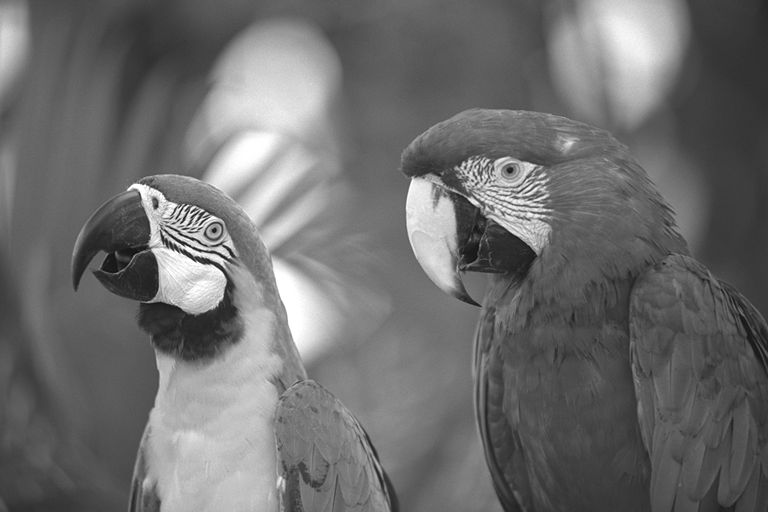
#> input picture grayscale.png, 768 x 512 px
$ jupyter execute --allow-errors mathplotlib_practice.ipynb
#> lines starting #> are read from the running program, lines starting #| are printed output that depends on the picture
[cell 1]
import matplotlib.pyplot as plt
import numpy as np
import pandas as pd

Basic Graph

[cell 2]
plt.plot([1,2,3],[2,4,6])

[cell 3]
x = [0,1,2,3,4]
y = [0,2,4,6,8]

#resize your graph (dpi specifies the resolution per inch)
plt.figure(figsize=(4, 3), dpi=300)  # Set figure size and resolution


# plt.plot(x, y,label='2x',color ='red',linewidth=2, linestyle='--', marker='o', markersize=8,markeredgecolor='blue')

#shortend notation for line number one
plt.plot(x, y,'b.--',label='2x')


#line number two
#select interval we want to plot point at
x2 = np.arange(0,4.5,0.5)
#plot the first 6 points with solid line and the rest with dashed line
plt.plot(x2[:6],x2[:6]**2, label='x^2', color='green', linewidth=2, linestyle='-')
plt.plot(x2[5:],x2[5:]**2, color='green', linewidth=2, linestyle='--')


plt.title('My First Plot!',fontdict={'fontname': 'Comic Sans MS', 'fontsize': 14, 'color': 'blue'})
plt.xlabel('X-axis ',fontdict={'fontname': 'Comic Sans MS', 'fontsize': 14, 'color': 'blue'})
plt.ylabel('Y-axis ',fontdict={'fontname': 'Arial', 'fontsize': 14, })

plt.xticks([0, 1, 2, 3, 4], ['zero', 'one', 'two', 'three', 'four'], rotation=45)
plt.yticks([0, 2, 4, 6, 8,10])

plt.legend()
# save the figure(dpi 300 is good for printing)
plt.savefig('my_first_plot.png', dpi=300, bbox_inches='tight')  # Save the figure with high resolution


plt.show()

Bar Chart

[cell 4]
labels = ['A','B','C','D']
values = [10, 20, 15, 25]
bars = plt.bar(labels, values, color='orange', edgecolor='black')

patterns = ['/', 'o', 'x', '\\']  # Define hatch patterns for each bar
for bar in bars:
    bar.set_hatch(patterns.pop(0))  # Assign a unique hatch pattern to each bar

# bars[0].set_hatch('/')  # Set hatch for the first bar
# bars[1].set_hatch('o')  # Set hatch for the second bar
# bars[2].set_hatch('x')  # Set hatch for the third bar


plt.figure(figsize=(6, 4), dpi=300)  # Set figure size and resolution for bar chart


plt.show
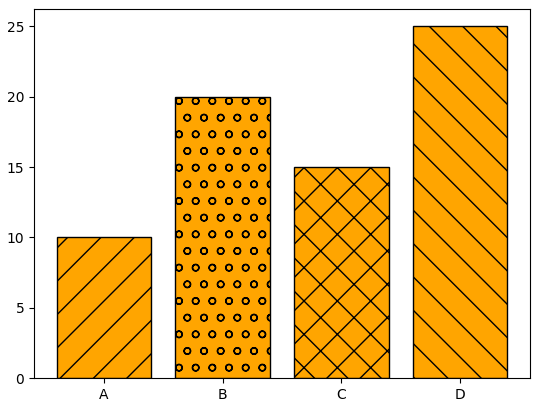
#> figure drawn by matplotlib, 1 panel; tallest bar 25 high, from x = 2.6 to 3.4

#> (a cell that did not finish here is left out)

#> (a cell that did not finish here is left out)

Histograms

[cell 7]
bins =[40,50,60,70,80,90,100]


#> (the rest of this cell did not finish here and is left out)

#> (a cell that did not finish here is left out)

#> (a cell that did not finish here is left out)

#> (a cell that did not finish here is left out)

#> (a cell that did not finish here is left out)

#> (a cell that did not finish here is left out)

#> (a cell that did not finish here is left out)

#> (a cell that did not finish here is left out)

[cell 15]
import pandas as pd
import matplotlib.pyplot as plt
s = pd.Series([1, 2, 3, 4, 5], index=['a', 'b', 'c', 'd', 'e'])
print(s)
s.plot(kind='bar', color='skyblue', edgecolor='black')
plt.title('Sample Bar Plot', fontdict={'fontname': 'Arial', 'fontsize': 14, 'color': 'black','fontweight': 'bold'})
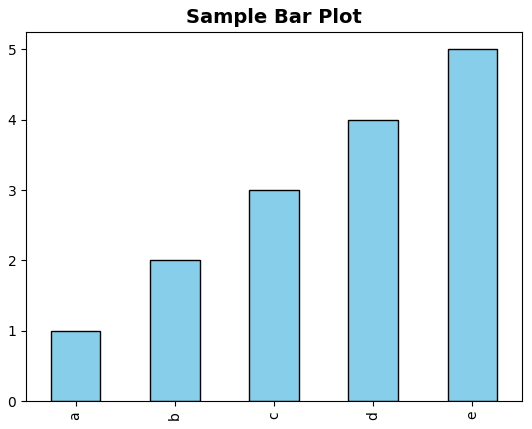
#> figure drawn by matplotlib, 1 panel; tallest bar 5 high, from x = 3.75 to 4.25

[cell 16]
import numpy as np
linspace = np.linspace(0, 1, 5) # 5 numbers from 0 to 1 (incl
print('linspace:', linspace)

[cell 17]
arr_2d = np.array([[1, 2, 3], [4, 5, 6]])
print('Column-wise min:', np.min(arr_2d, axis=0))
print('Column-wise max:', np.max(arr_2d, axis=0))
print('Column-wise mean:', np.mean(arr_2d, axis=0))
print('Column-wise std:', np.std(arr_2d, axis=0))
print('Row-wise min:', np.min(arr_2d, axis=1))
print('Row-wise max:', np.max(arr_2d, axis=1))
print('Row-wise mean:', np.mean(arr_2d, axis=1))
print('Row-wise std:', np.std(arr_2d, axis=1))

[cell 18]
data = {
    'Name': ['Alice', 'Bob', 'Charlie'],
    'Age': [25, 30, 35],
    'Salary': [50000, 60000, 70000]
}
df = pd.DataFrame(data)
print(df)

[cell 19]
# First DataFrame: Employee info
df1 = pd.DataFrame({
    'EmpID': [1, 2, 3, 4],
    'Name': ['Alice', 'Bob', 'Charlie', 'David']
})

# Second DataFrame: Department info
df2 = pd.DataFrame({
    'EmpID': [2, 3, 4, 5],
    'Department': ['HR', 'Finance', 'IT', 'Marketing']
})

combined_df=pd.concat([df1, df2])
print(combined_df)

[cell 20]
result = pd.merge(df1, df2, how='inner', on='EmpID')
print(result)

[cell 21]
matrix = np.array([[1, 2, 3, 4], [5, 6, 7, 8], [9, 10, 11, 12], [13, 14, 15, 16]])
print('max of matrix', np.max(matrix))
print('min of mstrix',np.min(matrix))
print('row wis avg',np.mean(matrix,axis=1))
print('col wise avg',np.mean(matrix,axis=0))
print('Transpose 0f matricx:\n',matrix.T)
print('determinat of matrix\n',np.linalg.det(matrix))
#inverse of matrix
try:
    print('inverse\n',np.linalg.inv(matrix))
except np.linalg.LinAlgError as e:
    print("Matrix is singular and cannot be inverted:", e)


# print('adjoint of matrix\n',np.linalg.inv(matrix).T * np.linalg.det(matrix))

print('primary diagonal of matrix:',np.diag(matrix))

[cell 22]
# Secondary diagonal elements (matrix must be square)
print('Secondary diagonal:', np.diag(np.fliplr(matrix)))
print(matrix)

[cell 23]
 #Matrix with only secondary diagonal elements (matrix must be square)
secondary_diag_matrix = matrix * np.fliplr(np.eye(matrix.shape[0]))
print('Secondary diagonal matrix:\n', secondary_diag_matrix)

[cell 24]
# 10. Matrix with primary diagonal set to 0 (matrix must be square)
mat_no_diag = matrix * (1 - np.eye(matrix.shape[0]))
print('Primary diagonal set to 0:\n', mat_no_diag)

[cell 25]
# 11. Elements greater than row average kept, others set to 0
row_avg = np.mean(matrix, axis=1, keepdims=True)
gt_avg = np.where(matrix > row_avg, matrix, 0)
print('Elements > row avg:\n', gt_avg)

[cell 26]
# 12. Upper triangular part (including diagonal)
print('Upper triangular:\n', np.triu(matrix))
# 13. Lower triangular part (including diagonal)
print('Lower triangular:\n', np.tril(matrix))
# 14. Replace all even numbers with 0
even_zero = np.where(matrix % 2 == 0, 0, matrix)
print('Even numbers replaced with 0:\n', even_zero)

[cell 27]
import numpy as np
import matplotlib.pyplot as plt

# Load the grayscale image
image = plt.imread('grayscale.png')  # Use the correct filename if different
#> image is the input picture: shape (512, 768) float32; min 0.0588, max 1, mean 0.43
print('Image shape:', image.shape)
#| Image shape: (512, 768)

# 1. Transpose the array and display it
transposed = np.transpose(image)
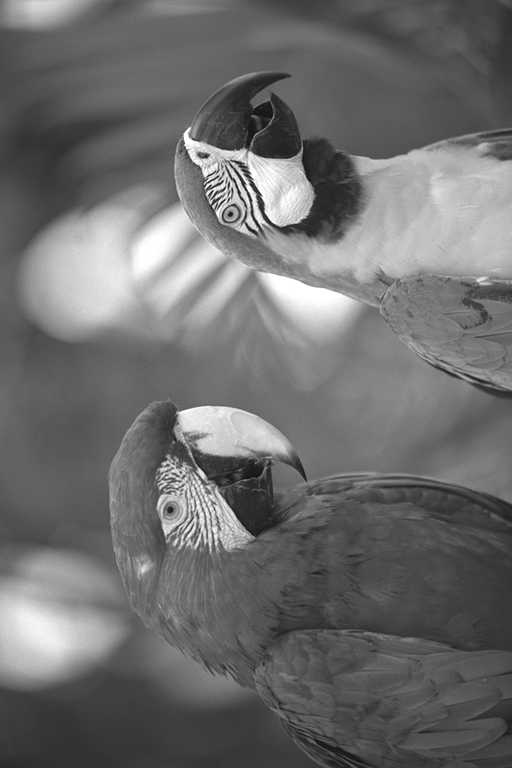
#> transposed: shape (768, 512) float32; min 0.0588, max 1, mean 0.43
plt.imshow(transposed, cmap='gray')
plt.title('Transposed Grayscale Image')
plt.show()


# 2. Move the top half to the bottom and the bottom half to the top, then display
h = image.shape[0] // 2
#> h = 256
swapped = image.copy()
swapped[:h] = image[h:]
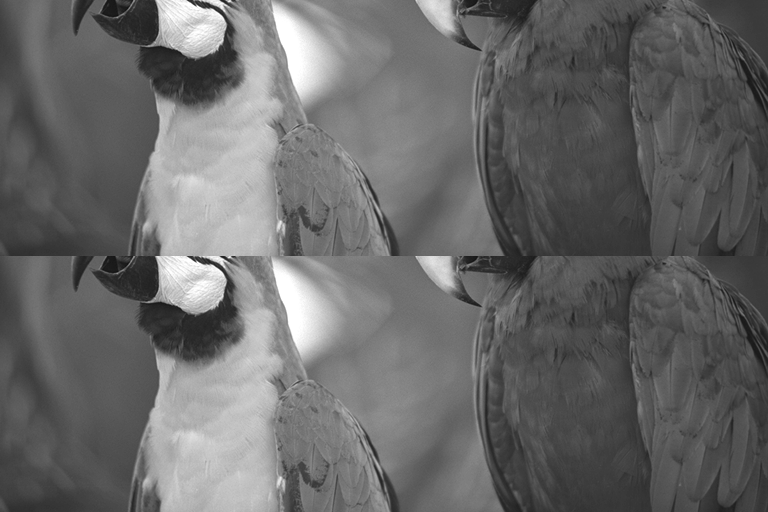
#> swapped: shape (512, 768) float32; min 0.0667, max 1, mean 0.411
swapped[h:] = image[:h]
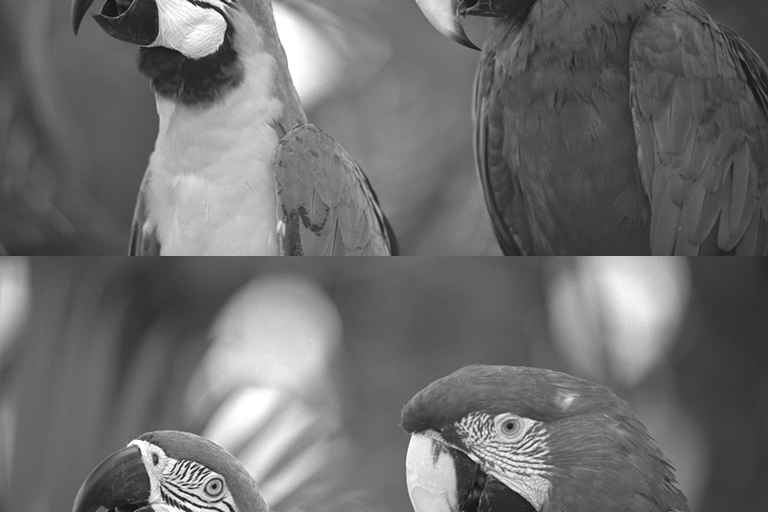
#> swapped: shape (512, 768) float32; min 0.0588, max 1, mean 0.43
plt.imshow(swapped, cmap='gray')
plt.title('Top/Bottom Halves Swapped')
plt.show()

[cell 28]
import pandas as pd
df = pd.DataFrame({
    'Year': [2018, 2019, 2020, 2021],
    'Revenue': [100, 120, 140, 180]
})
plt.plot(df['Year'], df['Revenue'])

[cell 29]
import numpy as np
x = np.linspace(0, 10, 100)
y = np.sin(x)
plt.plot(x, y)
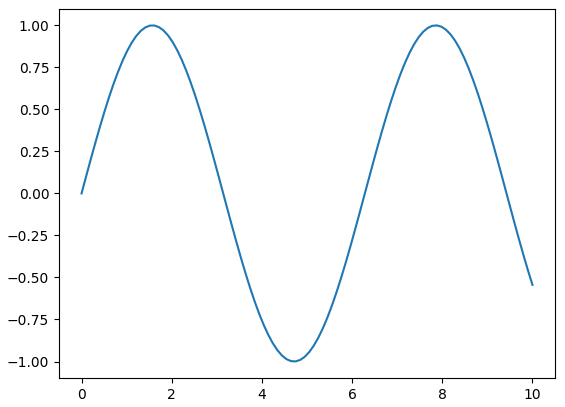
#> figure drawn by matplotlib, 1 panel; curve peaks at x = 7.88, y = 1

[cell 30]
import pandas as pd

# ডেটা লিস্ট আকারে
data = [
    [5000, 4000, 4000],
    [5900, 3000, 5800],
    [6500, 5000, 3500],
    [3500, 5500, 2500],
    [4000, 3000, 3000],
    [5300, 4300, 5300],
    [7900, 5900, 6000]
]

# DataFrame তৈরি
df = pd.DataFrame(data, columns=["Week 1", "Week 2", "Week 3"])

# প্রিন্ট করে দেখা
print(df)

[cell 31]
df.plot(kind='line',color=['red','green','blue'],marker='o',linestyle='-.',markersize=5, linewidth=2)
plt.xlabel = 'Weeks'
plt.ylabel = 'Revenue'
plt.title('Weekly Revenue')

#store converted index of DataFrame to a list
ticks = df.index.tolist()
#displays corresponding day on x axis
plt.xticks(ticks, ['Saturday', 'Sunday', 'Monday', 'Tuesday', 'Wednesday', 'Thursday', 'Friday'])
plt.show()
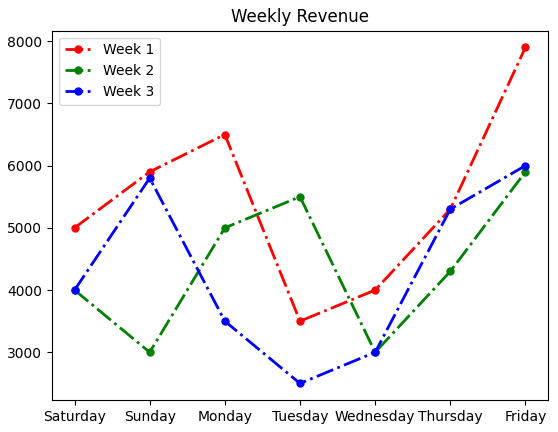
#> figure drawn by matplotlib, 1 panel

[cell 32]
df['Days'] = ['Saturday', 'Sunday', 'Monday', 'Tuesday', 'Wednesday', 'Thursday', 'Friday']
print(df)

[cell 33]
df.plot(kind='bar',x='Days',title='Weekly Sales in tk')
# plt.ylabel('Sales in tk')
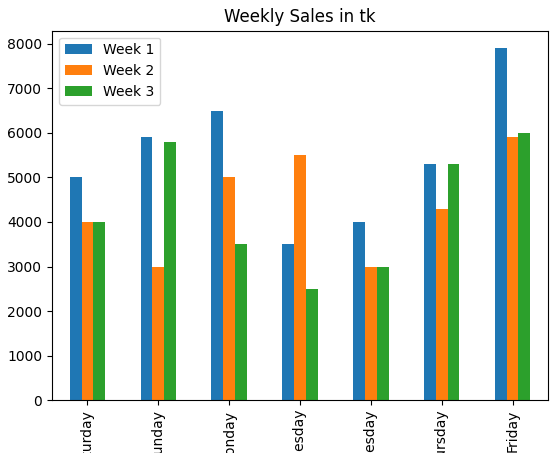
#> figure drawn by matplotlib, 1 panel; tallest bar 7900 high, from x = 5.75 to 5.92; tallest bar 5900 high, from x = 5.92 to 6.08; tallest bar 6000 high, from x = 6.08 to 6.25

[cell 34]
data = {'Name':['Arnav', 'Sheela', 'Azhar', 'Bincy', 'Yash',
'Nazar'],
'Height' : [60,61,63,65,61,60],
'Weight' : [47,89,52,58,50,47]}

df=pd.DataFrame(data)
df.plot(kind='hist',bins=10, edgecolor='black')
plt.show()
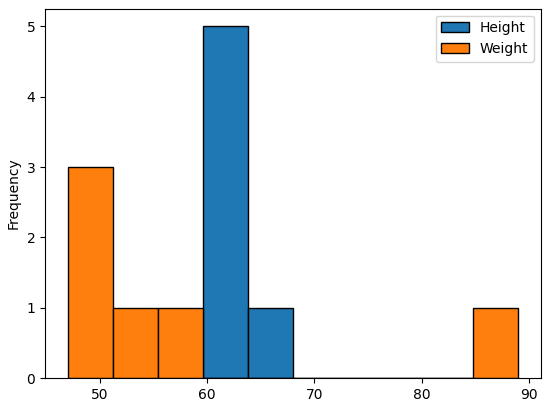
#> figure drawn by matplotlib, 1 panel; tallest bar 5 high, from x = 59.6 to 63.8; tallest bar 3 high, from x = 47 to 51.2

[cell 35]
ax = df.plot(kind='hist', bins=10, edgecolor='red', fill=False)
for i, patch in enumerate(ax.patches):
    if i < len(df['Height']):
        patch.set_hatch('o')
    else:
        patch.set_hatch='.'
plt.show()
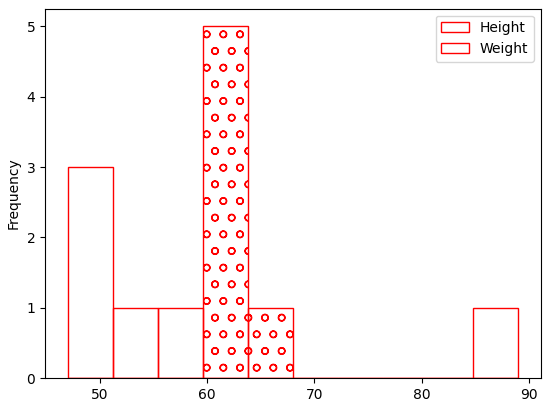
#> figure drawn by matplotlib, 1 panel; tallest bar 5 high, from x = 59.6 to 63.8; tallest bar 3 high, from x = 47 to 51.2

[cell 36]
import matplotlib.pyplot as plt

# Data
patients = [0, 1, 2, 3, 4, 5, 6]
probabilities = [0.2725, 0.3543, 0.2303, 0.0998, 0.0324, 0.0084, 0.0023]

# Plot
plt.figure(figsize=(8, 5))
plt.bar(patients, probabilities, color='skyblue', edgecolor='black')
plt.title("Probability Distribution of Patients per Hour")
#> (the rest of this cell did not finish here and is left out)

[cell 37]
import matplotlib.pyplot as plt

# Data
upper_limits = [20, 30, 40, 50, 60, 70, 80, 90]  # class upper limits
frequency = [40, 79, 50, 44, 30, 28, 20, 9]     # frequencies

# Total frequency
N = sum(frequency)

# Cumulative frequency
cum_freq = []
running_total = 0
for f in frequency:
    running_total += f
    cum_freq.append(running_total)

# Percentage cumulative frequency
percent_cum_freq = [cf / N * 100 for cf in cum_freq]

# Plotting the Ogive
plt.figure(figsize=(8, 5))
plt.plot(upper_limits, percent_cum_freq, marker='o', color='b', linestyle='-')

# Labels and title
plt.title("Percentage Ogive of Delay Time", fontsize=14)
#> (the rest of this cell did not finish here and is left out)
